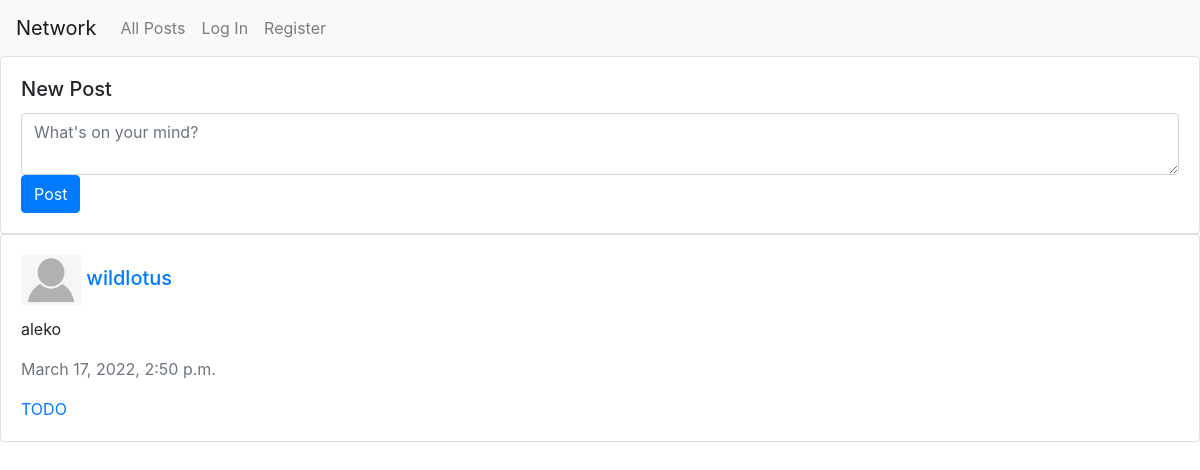
The app's page /, older data.
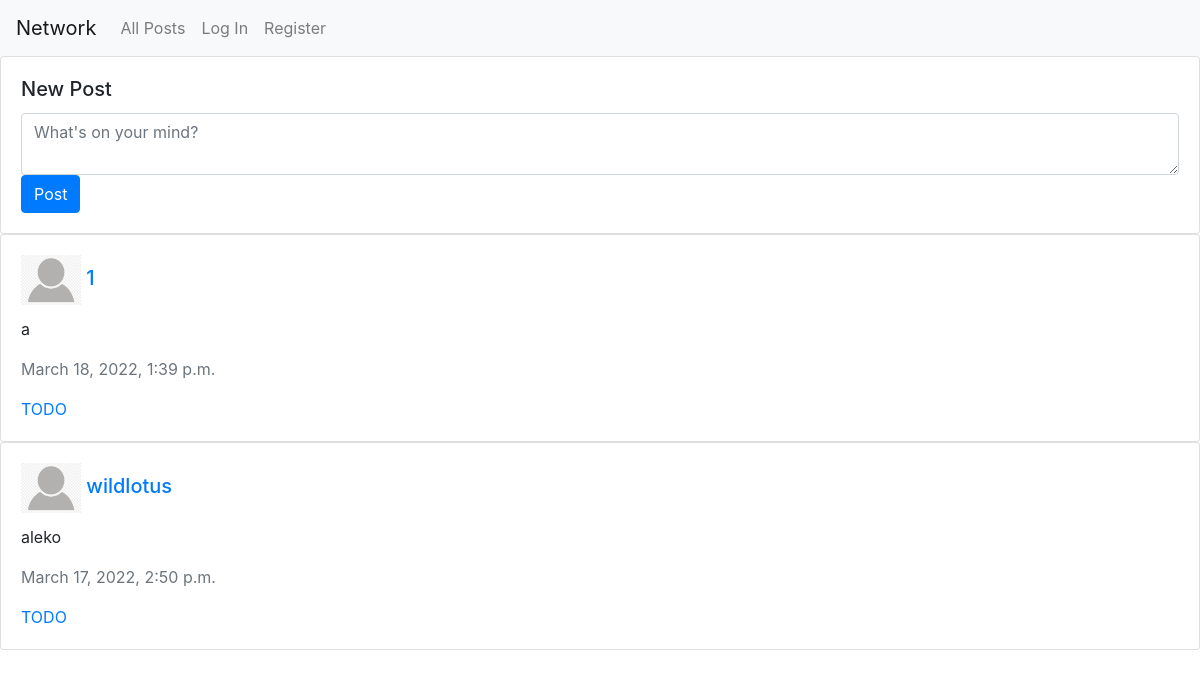
The same page, newer data.
### network/models.py (models this page shows)
class Post(models.Model):
    author = models.ForeignKey(UserProfile, on_delete=models.CASCADE)
    description = models.CharField(max_length=64)
    timestamp = models.DateTimeField(default=timezone.now)

class UserProfile(models.Model):
    user = models.OneToOneField(User, primary_key=True, related_name="profile", on_delete=models.CASCADE)
    name = models.CharField(blank=True, null=True, max_length=64)
    bio = models.TextField(blank=True, default="No bio...")
    picture = models.ImageField(default="default_icon_2.png", blank=True, null=True)
    friends = models.ManyToManyField(User, blank=True, related_name="friends")

class User(AbstractUser):
    pass

### network/views.py (the view)
# urls.py: path("", views.index, name="index"),
def index(request):
    posts = Post.objects.order_by('-timestamp')
    return render(request, "network/index.html", {
        "posts": posts,
    })

### network/templates/network/index.html (shortened to what this page needs)
{% extends "network/layout.html" %} {% load static %}
{% block body %}
    <div id="newPost">
        <div class="card">
            <div class="card-body">
                <h5 class="card-title">New Post</h5>
                <form>
                    {% if request.user.is_authenticated %}
                        <textarea id="post_content" class="form-control" placeholder="What's on your mind, {{ request.user.username }}?"></textarea>
                    {% else %}
                        <textarea id="post_content" class="form-control" placeholder="What's on your mind?"></textarea>
                    {% endif %}
                    <input id="post_submit" type="submit" class="btn btn-primary" value="Post">
                </form>
            </div>
        </div>
    </div>
    {% for post in posts %}
        {% include "network/posts.html" %}
    {% empty %}
        <div>No posts.</div>
    {% endfor %}
{% endblock %}

### network/templates/network/posts.html
{% load static %}
<div class="card">
    <div class="card-body">
        <h5 class="card-title">
            <img class="profile_picture" src="{{ post.author.picture.url }}" alt="Post Auhor Profile Picture">
            <a href="{% url 'profile' post.author.user.id %}">{{ post.author.user.username }}</a>
        </h5>
        <p class="card-text">{{ post.description }}</p>
        <p class="card-text text-muted">{{ post.timestamp }}</p>
        <a href="#" class="card-link">TODO</a>
    </div>
</div>

Row changes from the older to the newer data that the page shows:
added Post: author.picture (placeholder picture), author.user.username "1", description "a", timestamp "March 18, 2022, 1:39 p.m."
